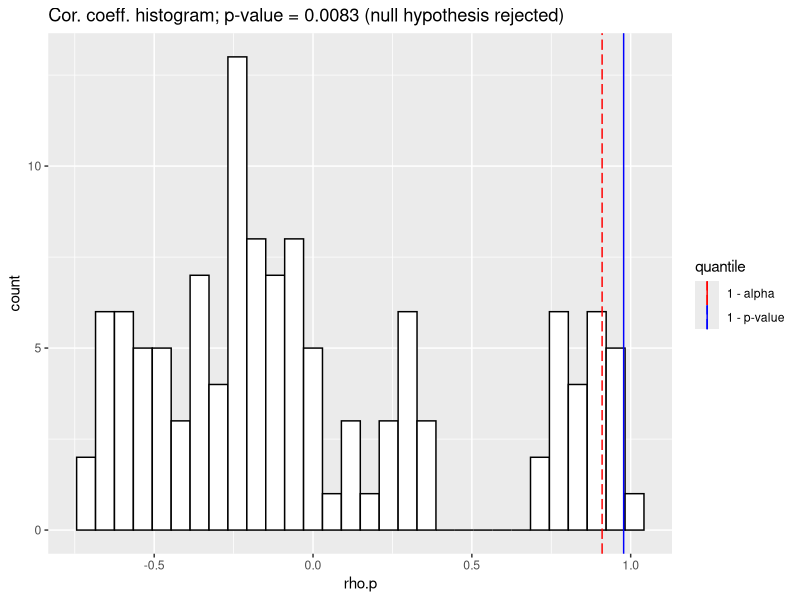
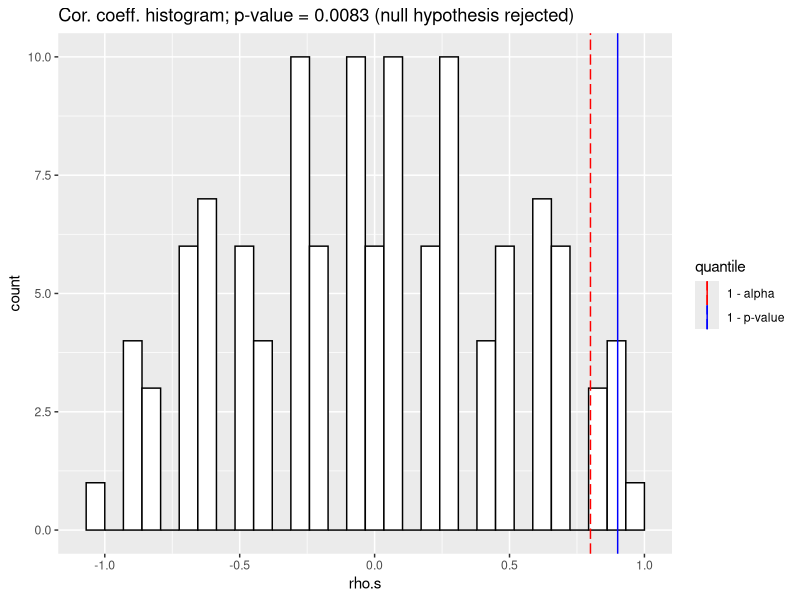
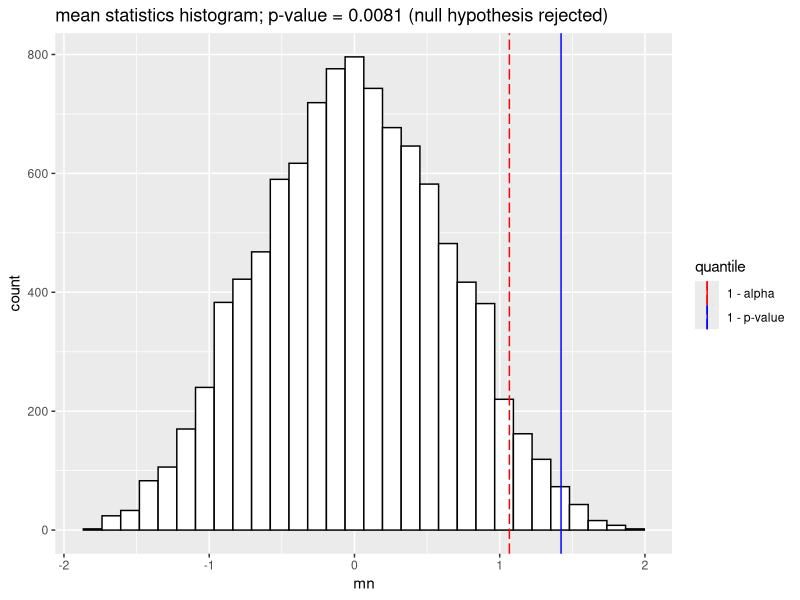
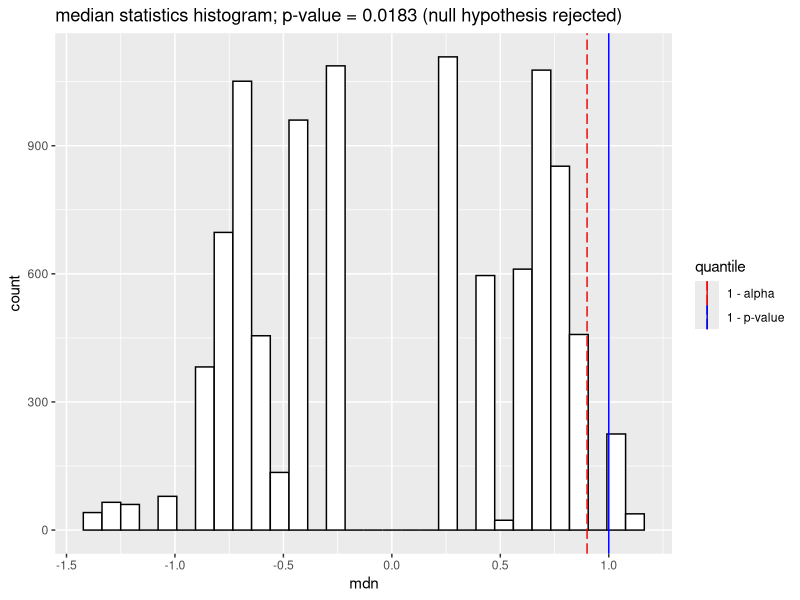
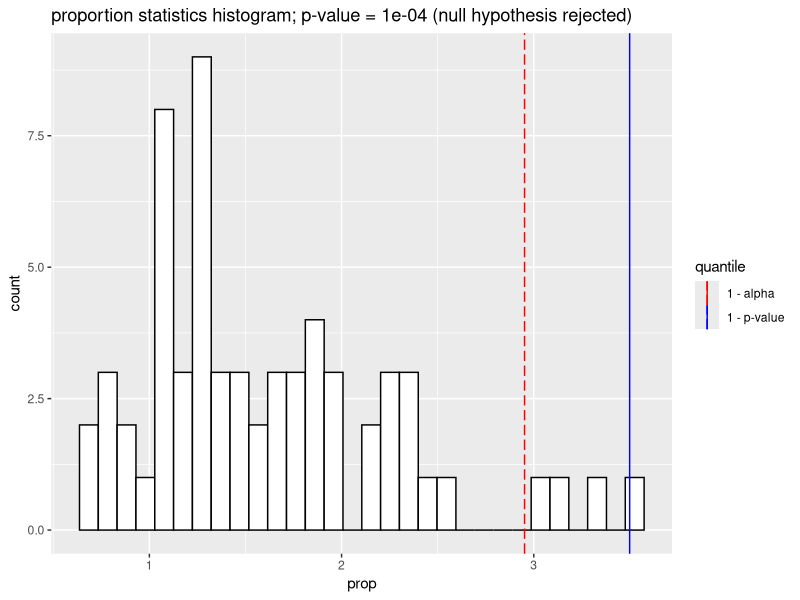

These charts were generated, in order, by the following R code:
## ---- chunk 1
X <- c(39, 29, 60, 40, 32)
Y <- c(11, 5, 20, 8, 6)
## ---- chunk 2
# Necessary libraries
library(combinat)
library(stats)
library(ggplot2)
## ---- chunk 3
n.perm.Y <- fact(length(Y))
rho.true.p <- cor(X,Y, method = "pearson")
rho.true.s <- cor(X,Y, method = "spearman")
## ---- chunk 4
perm.Y <- permn(Y)
## ---- chunk 5
# Pearson correlation coefficient
rho.p <- numeric(n.perm.Y)
count <- 0
for (i in 1:n.perm.Y) {
  rho.p[i] <- cor(X, perm.Y[[i]], method = "pearson")
  if (rho.p[i] > rho.true.p) {
    count <- count + 1
  }
}
p.val.p <- count/n.perm.Y
p.val.p
## ---- chunk 6
# Histogram of rho
ggplot() +
  geom_histogram(aes(rho.p), colour="black", fill="white") +
  geom_vline(aes(xintercept = quantile(rho.p, prob = 1 - p.val.p), 
                 colour = "1 - p-value"), show.legend = T) +
  geom_vline(aes(xintercept = quantile(rho.p, prob = 0.95), 
                 colour = "1 - alpha"), linetype = "longdash", show.legend = T) +
  labs(title = paste0("Cor. coeff. histogram; p-value = ",
                      format(round(p.val.p, 4), nsmall = 4), " (null hypothesis ", 
                      ifelse(p.val.p < 1-0.95 , "rejected", "failed to be rejected"), ")"),
       colour = "quantile") +
  scale_color_manual(values = c("red","blue"))
## ---- chunk 7
# Spearman correlation coefficient
rho.s <- numeric(n.perm.Y)
count <- 0
for (i in 1:n.perm.Y) {
  rho.s[i] <- cor(X, perm.Y[[i]], method = "spearman")
  if (rho.s[i] > rho.true.s) {
    count <- count + 1
  }
}
p.val.s <- count/n.perm.Y
p.val.s
## ---- chunk 8
# Histogram of rho
ggplot() +
  geom_histogram(aes(rho.s), colour="black", fill="white") +
  geom_vline(aes(xintercept = quantile(rho.s, prob = 1 - p.val.s), 
             colour = "1 - p-value"), show.legend = T) +
  geom_vline(aes(xintercept = quantile(rho.s, prob = 0.95), 
             colour = "1 - alpha"), linetype = "longdash", show.legend = T) +
  labs(title = paste0("Cor. coeff. histogram; p-value = ",
                      format(round(p.val.p, 4), nsmall = 4), " (null hypothesis ", 
                      ifelse(p.val.s < 1-0.95 , "rejected", "failed to be rejected"), ")"),
       colour = "quantile") +
  scale_color_manual(values = c("red","blue"))
## ---- chunk 9
weight.std <- c(2.5, 3.4, 2.9, 4.1, 5.3, 3.4, 1.9, 3.3, 1.8)
weight.add <- c(3.5, 6.3, 4.2, 4.3, 3.8, 5.7, 4.4)
## ---- chunk 10
# Values used in some of the different tests
n.re <- 10000
n.std <- length(weight.std)
n.add <- length(weight.add)
n.total <- n.std + n.add
## ---- chunk 11
# Mean statistics
mn.true <- mean(weight.add) - mean(weight.std)
mn <- numeric(n.re)

count <- 0
weight.all <- c(weight.std, weight.add)

for (i in 1:n.re) {
  d <- sample(weight.all, n.total)
  test.add <- d[1:n.add]
  a <- n.add + 1
  test.std <- d[a:n.total]
  mn[i] <- mean(test.add) - mean(test.std)
  if (mn[i] > mn.true) {
    count <- count + 1
  }
}
p.val.mn <- count/n.re
p.val.mn
## ---- chunk 12
# Histogram of mean statistics
ggplot() +
  geom_histogram(aes(mn), colour="black", fill="white") +
  geom_vline(aes(xintercept = quantile(mn, prob = 1 - p.val.mn), 
             colour = "1 - p-value"), show.legend = T) +
  geom_vline(aes(xintercept = quantile(mn, prob = 0.95), 
             colour = "1 - alpha"), linetype = "longdash", show.legend = T) +
  labs(title = paste0("mean statistics histogram; p-value = ",
                      format(round(p.val.mn, 4), nsmall = 4), " (null hypothesis ", 
                      ifelse(p.val.mn < 1-0.95 , "rejected", "failed to be rejected"), ")"),
       colour = "quantile") +
  scale_color_manual(values = c("red","blue", "green"))
## ---- chunk 13
# Median statistics
mdn.true <- median(weight.add) - median(weight.std)
mdn <- numeric(n.re)

count <- 0
weight.all <-  c(weight.std, weight.add)

for (i in 1:n.re) {
  d <- sample(weight.all, n.total)
  test.add <- d[1:n.add]
  a <- n.add + 1
  test.std <- d[a:n.total]
  mdn[i] <- median(test.add) - median(test.std)
  if (mdn[i] > mdn.true) {
    count <- count + 1
  }
}
p.val.mdn <- count/n.re
p.val.mdn
## ---- chunk 14
# Histogram of median statistics
ggplot() +
  geom_histogram(aes(mdn), colour="black", fill="white") +
  geom_vline(aes(xintercept = quantile(mdn, prob = 1 - p.val.mdn), 
             colour = "1 - p-value"), show.legend = T) +
  geom_vline(aes(xintercept = quantile(mdn, prob = 0.95), 
             colour = "1 - alpha"), linetype = "longdash", show.legend = T) +
  labs(title = paste0("median statistics histogram; p-value = ",
                      format(round(p.val.mdn, 4), nsmall = 4), " (null hypothesis ", 
                      ifelse(p.val.mdn < 1-0.95 , "rejected", "failed to be rejected"), ")"),
       colour = "quantile") +
  scale_color_manual(values = c("red","blue", "green"))
## ---- chunk 15
# Proportion statistics
prop.true <- mean(weight.add)/mean(weight.std)
prop <- numeric(n.add * n.std)

count <- 0
k <- 1

for (i in 1:n.std) {
  for (j in 1:n.add) {
    prop[k] <- weight.add[j]/weight.std[i]
    k <- k + 1
  }
}

for (k in length(prop)) {
  if (prop[k] > prop.true) {
    count <- count + 1
  }
}

p.val.prop <- count/n.re
p.val.prop
## ---- chunk 16
# Histogram of proportion statistics
ggplot() +
  geom_histogram(aes(prop), colour="black", fill="white") +
  geom_vline(aes(xintercept = quantile(prop, prob = 1 - p.val.prop), 
             colour = "1 - p-value"), show.legend = T) +
  geom_vline(aes(xintercept = quantile(prop, prob = 0.95), 
             colour = "1 - alpha"), linetype = "longdash", show.legend = T) +
  labs(title = paste0("proportion statistics histogram; p-value = ",
                      format(round(p.val.prop, 4), nsmall = 4), " (null hypothesis ", 
                      ifelse(p.val.prop < 1-0.95 , "rejected", "failed to be rejected"), ")"),
       colour = "quantile") +
  scale_color_manual(values = c("red","blue", "green"))
